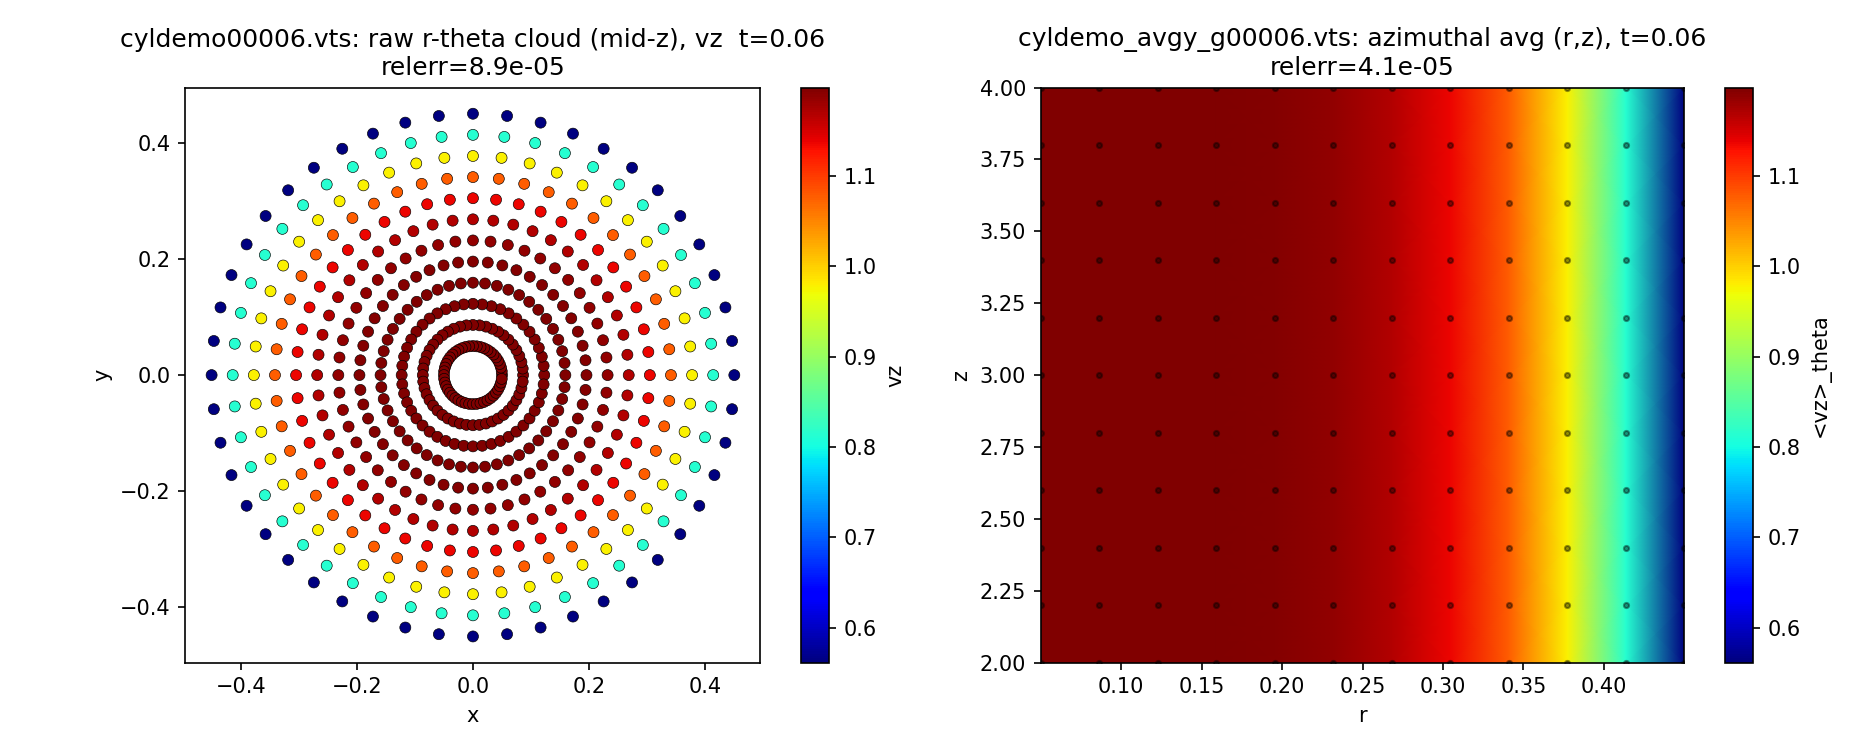

The script that saved this image:
"""Visualize the cylinder demo (Plan G).

Usage:  python test_cyl_viz.py [field]     # field defaults to "vz" (also "temp")

Two panels:
  left  -- raw r-theta point cloud in the x-y plane at a mid-z slice, colored by
           the sampled field (cyldemo*.vts, Cartesian x=r cos t, y=r sin t);
  right -- azimuthally-averaged (r,z) profile (cyldemo_avgy_g*.vts, x=radius, y=0):
           pcolormesh of <field>_theta over (r, z).
Confirms the cylinder sampling + through-plugin theta average by eye. Falls back
to a synthetic analytic grid when the .vts files do not exist yet.
Writes test_cyl_viz.png; shows the figure if a display is available.
"""
import glob
import os
import sys

import numpy as np

import matplotlib

if not os.environ.get("DISPLAY"):
    matplotlib.use("Agg")  # headless-safe
import matplotlib.pyplot as plt

import fe_read

# must match turbPipe_cyl.udf
NR, NT, NZ = 12, 48, 11
R0, R1, Z0, Z1 = 0.05, 0.45, 2.0, 4.0

FIELD = sys.argv[1] if len(sys.argv) > 1 else "vz"


def load_cloud():
    """(X, Y, F) of a mid-z slice of the raw cyl point cloud."""
    files = sorted(glob.glob("cyldemo[0-9]*.vts"))
    if files:
        d = fe_read.load(files[-1])
        nr, nt, nz = d["dims"]
        X = d["X"].reshape((nz, nt, nr))[nz // 2]
        Y = d["Y"].reshape((nz, nt, nr))[nz // 2]
        Z = d["Z"].reshape((nz, nt, nr))[nz // 2]
        F = np.asarray(d[FIELD], dtype=np.float64).reshape((nz, nt, nr))[nz // 2]
        return X, Y, Z, F, d["time"], files[-1]
    # synthetic fallback
    r = np.linspace(R0, R1, NR)
    th = np.arange(NT) * (2 * np.pi / NT)
    Rr, Th = np.meshgrid(r, th)  # (nt, nr)
    X, Y = Rr * np.cos(Th), Rr * np.sin(Th)
    Z = np.full_like(X, 0.5 * (Z0 + Z1))
    F = fe_read.ref_vz(X, Y, Z, 0.0) if FIELD == "vz" else fe_read.ref_T(X, Y, Z)
    return X, Y, Z, F, 0.0, "(synthetic)"


def load_profile():
    """(R, Z, F) of the azimuthally-averaged (r,z) profile."""
    files = sorted(glob.glob("cyldemo_avgy_g[0-9]*.vts"))
    if files:
        d = fe_read.load(files[-1])
        nr, ny, nz = d["dims"]
        R = d["X"].reshape((nz, ny, nr))[:, 0, :]  # x = radius
        Z = d["Z"].reshape((nz, ny, nr))[:, 0, :]
        F = np.asarray(d[FIELD], dtype=np.float64).reshape((nz, ny, nr))[:, 0, :]
        return R, Z, F, d["time"], files[-1]
    # synthetic fallback: analytic theta-average on the (r,z) grid
    r = np.linspace(R0, R1, NR)
    z = np.linspace(Z0, Z1, NZ)
    Z2, R2 = np.meshgrid(z, r, indexing="ij")  # (nz, nr)
    if FIELD == "vz":
        F = fe_read.ref_vz(R2, np.zeros_like(R2), Z2, 0.0)  # axisymmetric
    else:
        F = np.zeros_like(R2)  # <temp>_theta = 0
    return R2, Z2, F, 0.0, "(synthetic)"


Xc, Yc, Zc, Fc, tc, csrc = load_cloud()
Rp, Zp, Fp, tp, psrc = load_profile()

# relerr vs the analytic reference (like test_viz.py): the raw cloud vs the field
# itself, the profile vs its analytic azimuthal average (<vz>_theta=vz(r), <temp>_theta=0).
cloud_ref = fe_read.ref_vz(Xc, Yc, Zc, tc) if FIELD == "vz" else fe_read.ref_T(Xc, Yc, Zc)
err_c = fe_read.relerr(Fc, cloud_ref)
prof_ref = fe_read.ref_vz(Rp, np.zeros_like(Rp), Zp, tp) if FIELD == "vz" else np.zeros_like(Rp)
err_p = fe_read.relerr(Fp, prof_ref)

fig, (ax0, ax1) = plt.subplots(1, 2, figsize=(12.5, 5.0))

sc = ax0.scatter(Xc, Yc, c=Fc, cmap="jet", s=28, edgecolors="k", linewidths=0.3)
ax0.set_aspect("equal")
fig.colorbar(sc, ax=ax0).set_label(FIELD)
ax0.set_xlabel("x")
ax0.set_ylabel("y")
ax0.set_title(f"{csrc}: raw r-theta cloud (mid-z), {FIELD}  t={tc:g}\nrelerr={err_c:.1e}")

pc = ax1.pcolormesh(Rp, Zp, Fp, shading="gouraud", cmap="jet")
ax1.scatter(Rp, Zp, s=6, c="k", alpha=0.4)
fig.colorbar(pc, ax=ax1).set_label(f"<{FIELD}>_theta")
ax1.set_xlabel("r")
ax1.set_ylabel("z")
ax1.set_title(f"{psrc}: azimuthal avg (r,z), t={tp:g}\nrelerr={err_p:.1e}")

fig.tight_layout()
fig.savefig("test_cyl_viz.png", dpi=150)
print("wrote test_cyl_viz.png")
if matplotlib.get_backend().lower() != "agg":
    plt.show()
